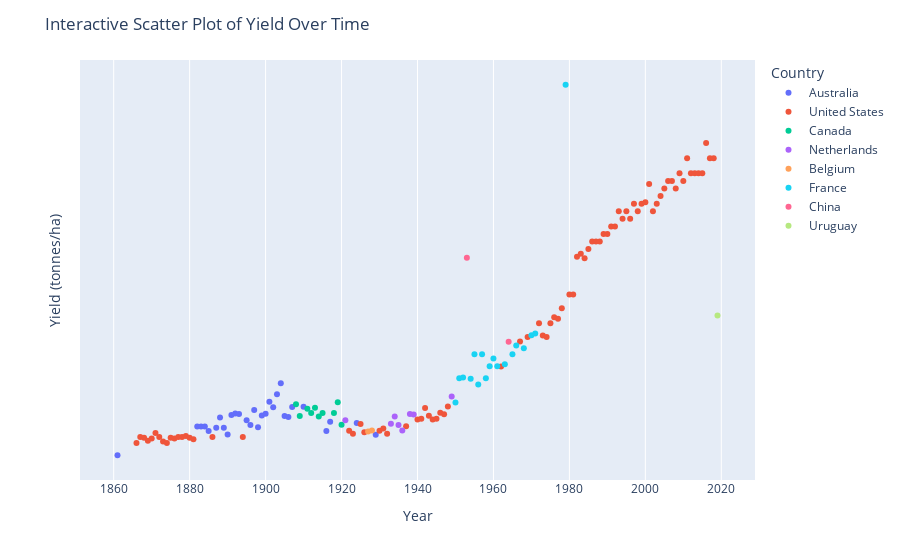

Notebook code cell kept with this figure:
### Code cell
#country with the highest yield per year, hover for more info

import plotly.express as px
# Group data by 'year' and find the country with the highest yield in each year
highest_yield_per_year = df.groupby('year').apply(lambda x: x.loc[x['yield(tonnes/ha)'].idxmax()]).reset_index(drop=True)

# Create an interactive scatter plot with hover labels
fig = px.scatter(highest_yield_per_year, x='year', y='yield(tonnes/ha)', color='country', hover_name='country', labels={'country': 'Country'})
fig.update_layout(
    title='Interactive Scatter Plot of Yield Over Time',
    xaxis_title='Year',
    yaxis_title='Yield (tonnes/ha)',
)

# Set the y-axis tick values to be every year
fig.update_yaxes(tickvals=highest_yield_per_year['year'].unique())

fig.show()

### Figure 1 — Plotly figure (JSON) as saved in the notebook; plotly's stock layout.template omitted (floating-point values rounded to 4 significant figures; data arrays with more than 128 entries replaced by an {"elided": "..."} marker saying what was removed)
{"data": [{"hovertemplate": "<b>%{hovertext}</b><br><br>Country=Australia<br>year=%{x}<br>yield(tonnes/ha)=%{y}<extra></extra>", "hovertext": ["Australia", "Australia", "Australia", "Australia", "Australia", "Australia", "Australia", "Australia", "Australia", "Australia", "Australia", "Australia", "Australia", "Australia", "Australia", "Australia", "Australia", "Australia", "Australia", "Australia", "Australia", "Australia", "Australia", "Australia", "Australia", "Australia", "Australia", "Australia", "Australia", "Australia"], "legendgroup": "Australia", "marker": {"color": "#636efa", "symbol": "circle"}, "mode": "markers", "name": "Australia", "orientation": "v", "showlegend": true, "type": "scatter", "x": [1861, 1882, 1883, 1884, 1885, 1887, 1888, 1889, 1890, 1891, 1892, 1893, 1895, 1896, 1897, 1898, 1899, 1900, 1901, 1902, 1903, 1904, 1905, 1906, 1907, 1910, 1916, 1917, 1924, 1929], "xaxis": "x", "y": [1.812, 3, 3, 3, 2.812, 2.95, 3.375, 2.957, 2.676, 3.476, 3.545, 3.519, 3.261, 3.069, 3.692, 2.977, 3.465, 3.533, 4.026, 3.805, 4.341, 4.792, 3.435, 3.396, 3.809, 3.818, 2.822, 3.204, 3.153, 2.662], "yaxis": "y"}, {"hovertemplate": "<b>%{hovertext}</b><br><br>Country=United States<br>year=%{x}<br>yield(tonnes/ha)=%{y}<extra></extra>", "hovertext": ["United States", "United States", "United States", "United States", "United States", "United States", "United States", "United States", "United States", "United States", "United States", "United States", "United States", "United States", "United States", "United States", "United States", "United States", "United States", "United States", "United States", "United States", "United States", "United States", "United States", "United States", "United States", "United States", "United States", "United States", "United States", "United States", "United States", "United States", "United States", "United States", "United States", "United States", "United States", "United States", "United States", "United States", "United States", "United States", "United States", "United States", "United States", "United States", "United States", "United States", "United States", "United States", "United States", "United States", "United States", "United States", "United States", "United States", "United States", "United States", "United States", "United States", "United States", "United States", "United States", "United States", "United States", "United States", "United States", "United States", "United States", "United States", "United States", "United States", "United States", "United States", "United States", "United States", "United States", "United States", "United States", "United States", "United States", "United States"], "legendgroup": "United States", "marker": {"color": "#EF553B", "symbol": "circle"}, "mode": "markers", "name": "United States", "orientation": "v", "showlegend": true, "type": "scatter", "x": [1866, 1867, 1868, 1869, 1870, 1871, 1872, 1873, 1874, 1875, 1876, 1877, 1878, 1879, 1880, 1881, 1886, 1894, 1922, 1923, 1925, 1926, 1930, 1931, 1932, 1937, 1940, 1941, 1942, 1943, 1944, 1945, 1946, 1947, 1948, 1962, 1967, 1969, 1972, 1973, 1974, 1975, 1976, 1977, 1978, 1980, 1981, 1982, 1983, 1984, 1985, 1986, 1987, 1988, 1989, 1990, 1991, 1992, 1993, 1994, 1995, 1996, 1997, 1998, 1999, 2000, 2001, 2002, 2003, 2004, 2005, 2006, 2007, 2008, 2009, 2010, 2011, 2012, 2013, 2014, 2015, 2016, 2017, 2018], "xaxis": "x", "y": [2.322, 2.574, 2.542, 2.417, 2.511, 2.73, 2.574, 2.385, 2.322, 2.542, 2.511, 2.574, 2.574, 2.611, 2.542, 2.479, 2.574, 2.574, 2.825, 2.699, 3.107, 2.762, 2.825, 2.919, 2.699, 3.013, 3.295, 3.327, 3.766, 3.452, 3.295, 3.327, 3.578, 3.515, 3.829, 5.492, 6.528, 6.716, 7.281, 6.779, 6.716, 7.281, 7.532, 7.47, 7.909, 8.474, 8.474, 10.04, 10.17, 9.98, 10.36, 10.67, 10.67, 10.67, 10.98, 10.98, 11.3, 11.3, 11.93, 11.61, 11.93, 11.61, 12.24, 11.93, 12.24, 12.3, 13.06, 11.93, 12.24, 12.55, 12.87, 13.18, 13.18, 12.87, 13.5, 13.18, 14.12, 13.5, 13.5, 13.5, 13.5, 14.75, 14.12, 14.12], "yaxis": "y"}, {"hovertemplate": "<b>%{hovertext}</b><br><br>Country=Canada<br>year=%{x}<br>yield(tonnes/ha)=%{y}<extra></extra>", "hovertext": ["Canada", "Canada", "Canada", "Canada", "Canada", "Canada", "Canada", "Canada", "Canada", "Canada"], "legendgroup": "Canada", "marker": {"color": "#00cc96", "symbol": "circle"}, "mode": "markers", "name": "Canada", "orientation": "v", "showlegend": true, "type": "scatter", "x": [1908, 1909, 1911, 1912, 1913, 1914, 1915, 1918, 1919, 1920], "xaxis": "x", "y": [3.922, 3.434, 3.739, 3.569, 3.786, 3.414, 3.565, 3.567, 4.012, 3.081], "yaxis": "y"}, {"hovertemplate": "<b>%{hovertext}</b><br><br>Country=Netherlands<br>year=%{x}<br>yield(tonnes/ha)=%{y}<extra></extra>", "hovertext": ["Netherlands", "Netherlands", "Netherlands", "Netherlands", "Netherlands", "Netherlands", "Netherlands", "Netherlands"], "legendgroup": "Netherlands", "marker": {"color": "#ab63fa", "symbol": "circle"}, "mode": "markers", "name": "Netherlands", "orientation": "v", "showlegend": true, "type": "scatter", "x": [1921, 1933, 1934, 1935, 1936, 1938, 1939, 1949], "xaxis": "x", "y": [3.265, 3.113, 3.419, 3.062, 2.838, 3.527, 3.5, 4.244], "yaxis": "y"}, {"hovertemplate": "<b>%{hovertext}</b><br><br>Country=Belgium<br>year=%{x}<br>yield(tonnes/ha)=%{y}<extra></extra>", "hovertext": ["Belgium", "Belgium"], "legendgroup": "Belgium", "marker": {"color": "#FFA15A", "symbol": "circle"}, "mode": "markers", "name": "Belgium", "orientation": "v", "showlegend": true, "type": "scatter", "x": [1927, 1928], "xaxis": "x", "y": [2.8, 2.84], "yaxis": "y"}, {"hovertemplate": "<b>%{hovertext}</b><br><br>Country=France<br>year=%{x}<br>yield(tonnes/ha)=%{y}<extra></extra>", "hovertext": ["France", "France", "France", "France", "France", "France", "France", "France", "France", "France", "France", "France", "France", "France", "France", "France", "France", "France"], "legendgroup": "France", "marker": {"color": "#19d3f3", "symbol": "circle"}, "mode": "markers", "name": "France", "orientation": "v", "showlegend": true, "type": "scatter", "x": [1950, 1951, 1952, 1954, 1955, 1956, 1957, 1958, 1959, 1960, 1961, 1963, 1965, 1966, 1968, 1970, 1971, 1979], "xaxis": "x", "y": [4, 5, 5.038, 4.984, 6, 4.75, 6, 5, 5.5, 5.819, 5.5, 5.589, 6, 6.36, 6.246, 6.789, 6.861, 17.17], "yaxis": "y"}, {"hovertemplate": "<b>%{hovertext}</b><br><br>Country=China<br>year=%{x}<br>yield(tonnes/ha)=%{y}<extra></extra>", "hovertext": ["China", "China"], "legendgroup": "China", "marker": {"color": "#FF6692", "symbol": "circle"}, "mode": "markers", "name": "China", "orientation": "v", "showlegend": true, "type": "scatter", "x": [1953, 1964], "xaxis": "x", "y": [10, 6.518], "yaxis": "y"}, {"hovertemplate": "<b>%{hovertext}</b><br><br>Country=Uruguay<br>year=%{x}<br>yield(tonnes/ha)=%{y}<extra></extra>", "hovertext": ["Uruguay"], "legendgroup": "Uruguay", "marker": {"color": "#B6E880", "symbol": "circle"}, "mode": "markers", "name": "Uruguay", "orientation": "v", "showlegend": true, "type": "scatter", "x": [2019], "xaxis": "x", "y": [7.608], "yaxis": "y"}], "layout": {"legend": {"title": {"text": "Country"}, "tracegroupgap": 0}, "margin": {"t": 60}, "title": {"text": "Interactive Scatter Plot of Yield Over Time"}, "xaxis": {"anchor": "y", "domain": [0, 1], "title": {"text": "Year"}}, "yaxis": {"anchor": "x", "domain": [0, 1], "tickvals": {"elided": "155 int values"}, "title": {"text": "Yield (tonnes/ha)"}}}}
